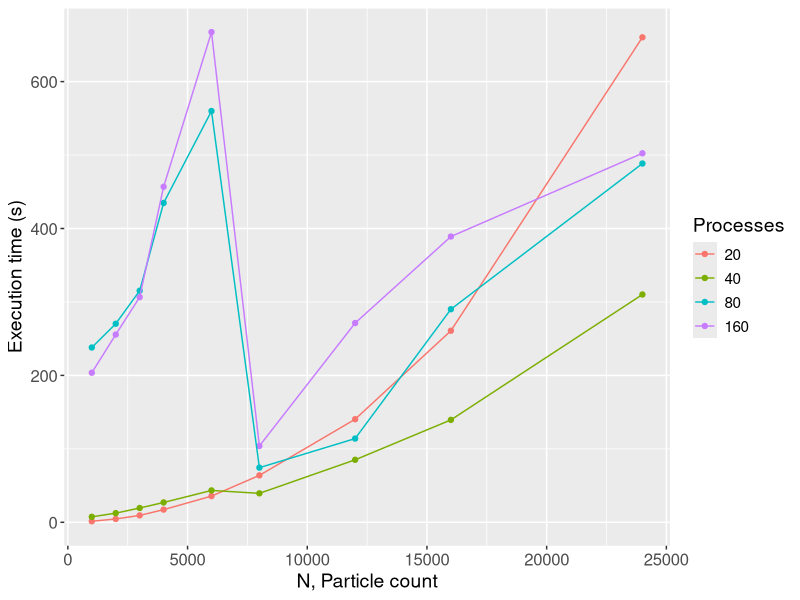
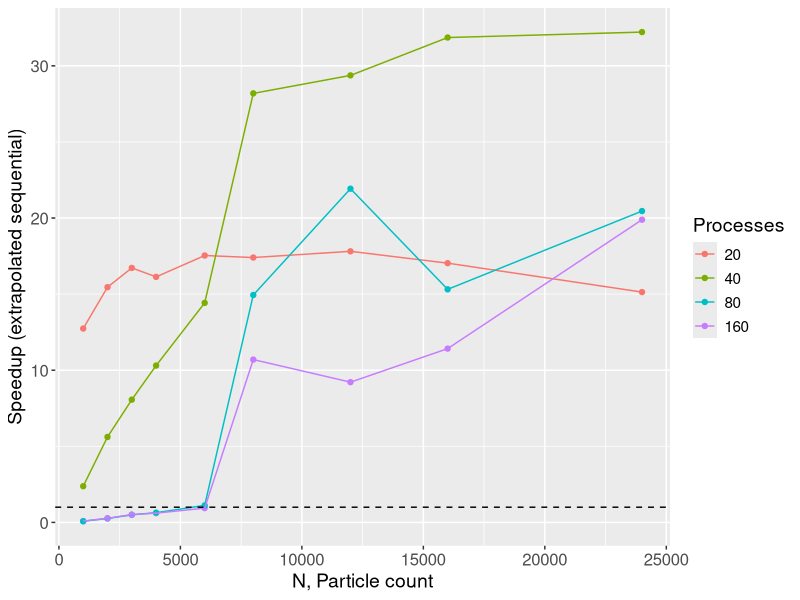
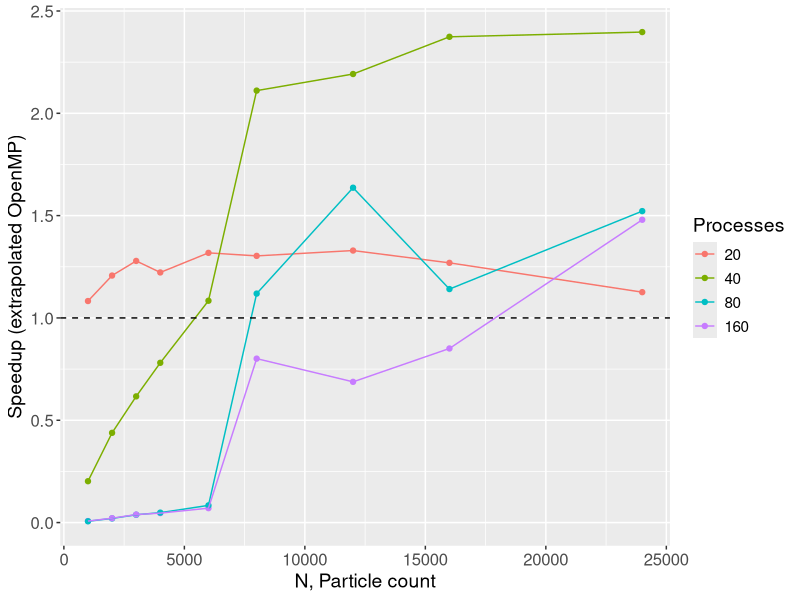
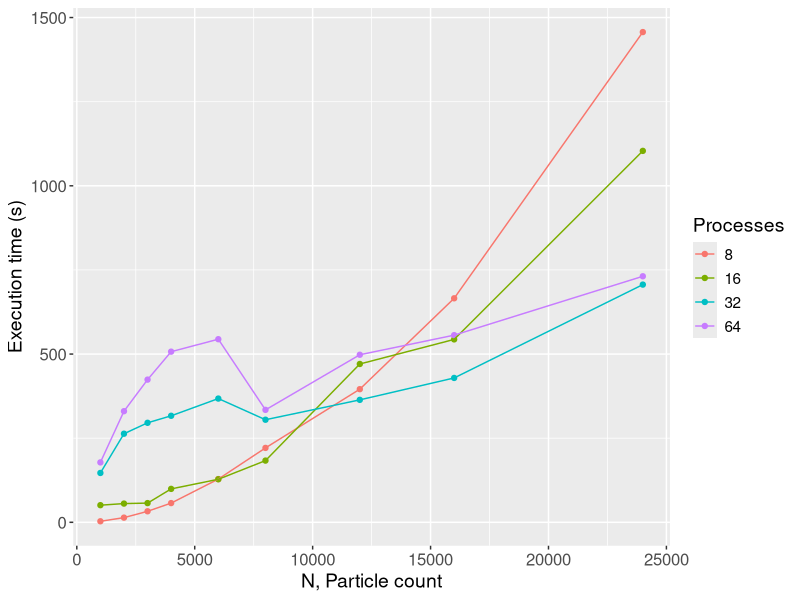
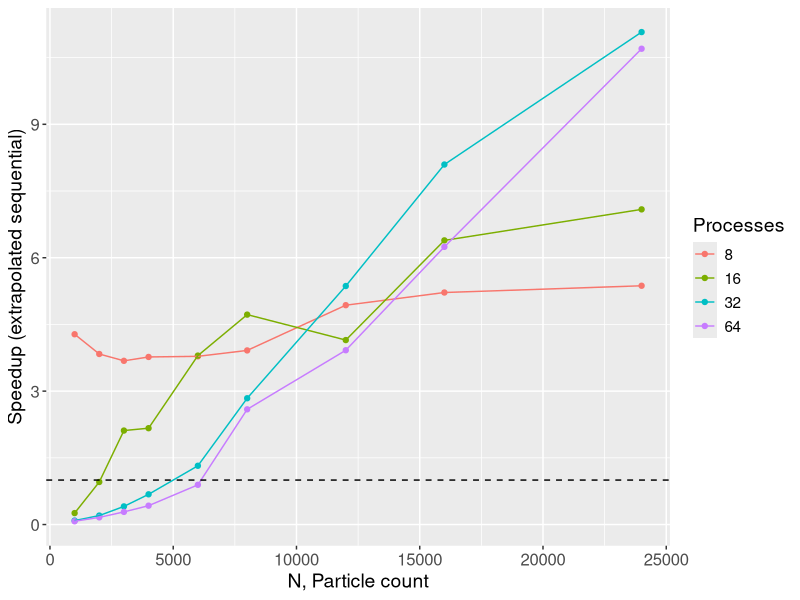
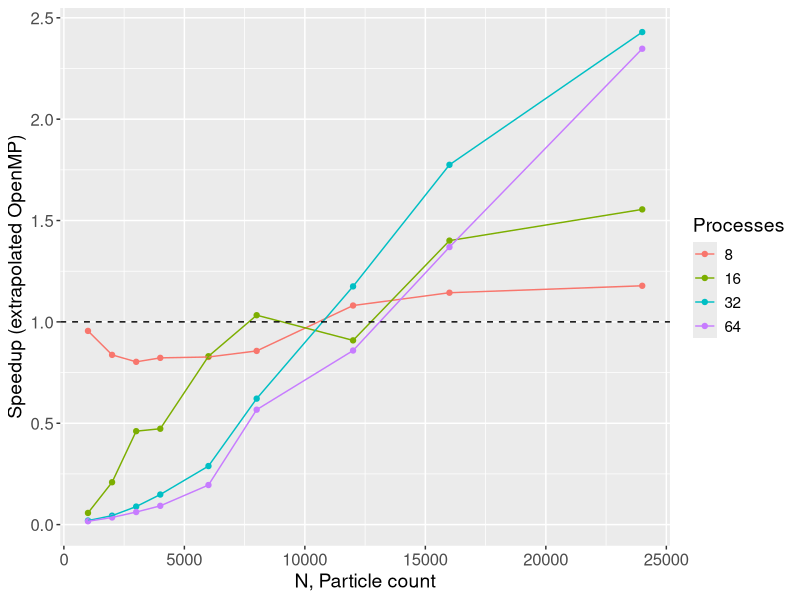

These figures' R source, in order:
library(ggplot2)
library(dplyr)
library(tidyr)

SAVE = FALSE

seqBenchmarkData = read.csv("seqBenchmarkData.csv", stringsAsFactors = FALSE)
parBenchmarkData = read.csv("parBenchmarkData.csv", stringsAsFactors = FALSE)
I7seqExtrapolate = lm(wall.clock.time ~ poly(N, 2), data = seqBenchmarkData[seqBenchmarkData$configType=="PureI7",])
summary(I7seqExtrapolate)$r.squared
XeSseqExtrapolate = lm(wall.clock.time ~ poly(N, 2), data = seqBenchmarkData[seqBenchmarkData$configType=="PureXeS",])
summary(XeSseqExtrapolate)$r.squared
I7parExtrapolate = lm(wall.clock.time ~ poly(N, 2), data = parBenchmarkData[parBenchmarkData$configType=="PureI7",])
summary(I7parExtrapolate)$r.squared
XeSparExtrapolate = lm(wall.clock.time ~ poly(N, 2), data = parBenchmarkData[parBenchmarkData$configType=="PureXeS",])
summary(XeSparExtrapolate)$r.squared

predict.lm(I7seqExtrapolate, data.frame(N = 2000))

# setwd("E:/Brownie/cuda/report/rawResults/")
parData = read.csv("parData.csv", stringsAsFactors = FALSE)
parData$processes = as.factor(parData$processes)
parData$seqEstRuntime = 0
parData$parEstRuntime = 0
parData[parData$configType == "PureI7",]$seqEstRuntime = predict.lm(I7seqExtrapolate, data.frame(N = parData[parData$configType == "PureI7",]$N))
parData[parData$configType == "PureI7",]$parEstRuntime = predict.lm(I7parExtrapolate, data.frame(N = parData[parData$configType == "PureI7",]$N))
parData[parData$configType == "PureXeS",]$seqEstRuntime = predict.lm(XeSseqExtrapolate, data.frame(N = parData[parData$configType == "PureXeS",]$N))
parData[parData$configType == "PureXeS",]$parEstRuntime = predict.lm(XeSparExtrapolate, data.frame(N = parData[parData$configType == "PureXeS",]$N))
parData$configType = as.factor(parData$configType)
parData$seqSpeedup = parData$seqEstRuntime/parData$wall.clock.time
parData$parSpeedup = parData$parEstRuntime/parData$wall.clock.time

SAVE_LOCATION = "../processedCpuResults/"

defaultTheme = theme(text=element_text(size=14),
                     axis.text=element_text(size=12),
                     legend.text=element_text(size=11),
                     axis.title=element_text(size=14))
machineLabs = labs(linetype = 'Run config', color = 'Processes')

### Standard runs ###

filter(parData, N < 32000, configType == 'PureXeS') %>%
    ggplot() +
    geom_point(aes(N, wall.clock.time, color=processes)) +
    geom_line(aes(N, wall.clock.time, color=processes)) +
    labs(x = "N, Particle count",
         y = "Execution time (s)") +
    defaultTheme + machineLabs
ifelse(SAVE, ggsave(paste0(SAVE_LOCATION, "PureXeS-varyNandProcesses.png"), dpi = 300), NA)

filter(parData, N < 32000, configType == 'PureXeS') %>%
    ggplot() +
    geom_point(aes(N, seqSpeedup, color=processes)) +
    geom_line(aes(N, seqSpeedup, color=processes)) +
    geom_hline(yintercept = 1, linetype='dashed') +
    labs(x = "N, Particle count",
         y = "Speedup (extrapolated sequential)") +
    defaultTheme + machineLabs
ifelse(SAVE, ggsave(paste0(SAVE_LOCATION, "PureXeS-seqSpeedup.png"), dpi = 300), NA)

filter(parData, N < 32000, configType == 'PureXeS') %>%
    ggplot() +
    geom_point(aes(N, parSpeedup, color=processes)) +
    geom_line(aes(N, parSpeedup, color=processes)) +
    geom_hline(yintercept = 1, linetype='dashed') +
    labs(x = "N, Particle count",
         y = "Speedup (extrapolated OpenMP)") +
    defaultTheme + machineLabs
ifelse(SAVE, ggsave(paste0(SAVE_LOCATION, "PureXeS-parSpeedup.png"), dpi = 300), NA)

filter(parData, N < 32000, configType == 'PureI7') %>%
    ggplot() +
    geom_point(aes(N, wall.clock.time, color=processes)) +
    geom_line(aes(N, wall.clock.time, color=processes)) +
    labs(x = "N, Particle count",
         y = "Execution time (s)") +
    defaultTheme + machineLabs
ifelse(SAVE, ggsave(paste0(SAVE_LOCATION, "PureI7-varyNandProcesses.png"), dpi = 300), NA)

filter(parData, N < 32000, configType == 'PureI7') %>%
    ggplot() +
    geom_point(aes(N, seqSpeedup, color=processes)) +
    geom_line(aes(N, seqSpeedup, color=processes)) +
    geom_hline(yintercept = 1, linetype='dashed') +
    labs(x = "N, Particle count",
         y = "Speedup (extrapolated sequential)") +
    defaultTheme + machineLabs
ifelse(SAVE, ggsave(paste0(SAVE_LOCATION, "PureI7-seqSpeedup.png"), dpi = 300), NA)

filter(parData, N < 32000, configType == 'PureI7') %>%
    ggplot() +
    geom_point(aes(N, parSpeedup, color=processes)) +
    geom_line(aes(N, parSpeedup, color=processes)) +
    geom_hline(yintercept = 1, linetype='dashed') +
    labs(x = "N, Particle count",
         y = "Speedup (extrapolated OpenMP)") +
    defaultTheme + machineLabs
ifelse(SAVE, ggsave(paste0(SAVE_LOCATION, "PureI7-parSpeedup.png"), dpi = 300), NA)
